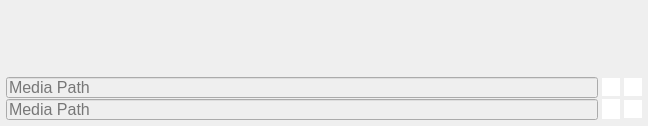
<?xml version="1.0" encoding="UTF-8"?>
<ui version="4.0">
 <class>source_widgets</class>
 <widget class="QFrame" name="source_widgets">
  <property name="geometry">
   <rect>
    <x>0</x>
    <y>0</y>
    <width>648</width>
    <height>126</height>
   </rect>
  </property>
  <property name="minimumSize">
   <size>
    <width>0</width>
    <height>126</height>
   </size>
  </property>
  <property name="windowTitle">
   <string>Frame</string>
  </property>
  <property name="styleSheet">
   <string notr="true"/>
  </property>
  <property name="frameShape">
   <enum>QFrame::NoFrame</enum>
  </property>
  <property name="frameShadow">
   <enum>QFrame::Plain</enum>
  </property>
  <layout class="QVBoxLayout" name="verticalLayout_2">
   <property name="spacing">
    <number>2</number>
   </property>
   <property name="leftMargin">
    <number>6</number>
   </property>
   <property name="topMargin">
    <number>6</number>
   </property>
   <property name="rightMargin">
    <number>6</number>
   </property>
   <property name="bottomMargin">
    <number>6</number>
   </property>
   <item>
    <layout class="QVBoxLayout" name="verticalLayout">
     <property name="spacing">
      <number>1</number>
     </property>
     <item>
      <widget class="QLabel" name="label_media_type">
       <property name="minimumSize">
        <size>
         <width>0</width>
         <height>15</height>
        </size>
       </property>
       <property name="font">
        <font>
         <family>Lucida Grande</family>
         <pointsize>11</pointsize>
        </font>
       </property>
       <property name="text">
        <string/>
       </property>
      </widget>
     </item>
     <item>
      <layout class="QHBoxLayout" name="horizontalLayout">
       <property name="spacing">
        <number>4</number>
       </property>
       <item>
        <widget class="QLineEdit" name="lineEdit_media_path">
         <property name="enabled">
          <bool>false</bool>
         </property>
         <property name="minimumSize">
          <size>
           <width>0</width>
           <height>21</height>
          </size>
         </property>
         <property name="font">
          <font>
           <family>Lucida Grande</family>
           <pointsize>12</pointsize>
           <italic>false</italic>
          </font>
         </property>
         <property name="placeholderText">
          <string>Media Path</string>
         </property>
        </widget>
       </item>
       <item>
        <widget class="m_hovered_pushbutton_round_close" name="pushButton_close">
         <property name="minimumSize">
          <size>
           <width>18</width>
           <height>18</height>
          </size>
         </property>
         <property name="maximumSize">
          <size>
           <width>18</width>
           <height>18</height>
          </size>
         </property>
         <property name="styleSheet">
          <string notr="true">
QPuhButton:flat{border: none;}
QPuhButton{background:transparent;}
QPushButton:checked{ background-color: white; border: none;  }
QPushButton:!checked{ background-color: white; border: none;  } 
QPushButton:clicked{ background-color: white;  border: none;}               
QPushButton:pressed { background-color: white; border: none; }




</string>
         </property>
         <property name="text">
          <string/>
         </property>
         <property name="iconSize">
          <size>
           <width>16</width>
           <height>16</height>
          </size>
         </property>
         <property name="default">
          <bool>false</bool>
         </property>
        </widget>
       </item>
       <item>
        <widget class="QPushButton" name="pushButton_repoint">
         <property name="minimumSize">
          <size>
           <width>18</width>
           <height>18</height>
          </size>
         </property>
         <property name="maximumSize">
          <size>
           <width>18</width>
           <height>18</height>
          </size>
         </property>
         <property name="styleSheet">
          <string notr="true">
QPuhButton:flat{border: none;}
QPuhButton{background:transparent;}
QPushButton:checked{ background-color: white; border: none;  }
QPushButton:!checked{ background-color: white; border: none;  } 
QPushButton:clicked{ background-color: white;  border: none;}               
QPushButton:pressed { background-color: white; border: none; }




</string>
         </property>
         <property name="text">
          <string/>
         </property>
         <property name="iconSize">
          <size>
           <width>16</width>
           <height>16</height>
          </size>
         </property>
        </widget>
       </item>
      </layout>
     </item>
     <item>
      <layout class="QHBoxLayout" name="horizontalLayout_2">
       <property name="spacing">
        <number>4</number>
       </property>
       <item>
        <widget class="QLineEdit" name="lineEdit_media_path_2">
         <property name="enabled">
          <bool>false</bool>
         </property>
         <property name="minimumSize">
          <size>
           <width>0</width>
           <height>21</height>
          </size>
         </property>
         <property name="font">
          <font>
           <family>Lucida Grande</family>
           <pointsize>12</pointsize>
           <italic>false</italic>
          </font>
         </property>
         <property name="placeholderText">
          <string>Media Path</string>
         </property>
        </widget>
       </item>
       <item>
        <widget class="m_hovered_pushButton" name="pushButton_close_2">
         <property name="minimumSize">
          <size>
           <width>18</width>
           <height>18</height>
          </size>
         </property>
         <property name="maximumSize">
          <size>
           <width>10</width>
           <height>20</height>
          </size>
         </property>
         <property name="styleSheet">
          <string notr="true">QPuhButton:flat{border: none; }
QPuhButton{background:transparent;}
QPushButton:checked{ background-color: white; border: none;  }
QPushButton:!checked{ background-color: white; border: none;  } 
QPushButton:clicked{ background-color: white;  border: none;}               
QPushButton:pressed { background-color: white; border: none; }
</string>
         </property>
         <property name="text">
          <string/>
         </property>
         <property name="iconSize">
          <size>
           <width>16</width>
           <height>16</height>
          </size>
         </property>
        </widget>
       </item>
       <item>
        <widget class="QPushButton" name="pushButton_repoint_2">
         <property name="minimumSize">
          <size>
           <width>18</width>
           <height>18</height>
          </size>
         </property>
         <property name="maximumSize">
          <size>
           <width>18</width>
           <height>18</height>
          </size>
         </property>
         <property name="styleSheet">
          <string notr="true">
QPuhButton:flat{border: none;}
QPuhButton{background:transparent;}
QPushButton:checked{ background-color: white; border: none;  }
QPushButton:!checked{ background-color: white; border: none;  } 
QPushButton:clicked{ background-color: white;  border: none;}               
QPushButton:pressed { background-color: white; border: none; }




</string>
         </property>
         <property name="text">
          <string/>
         </property>
         <property name="iconSize">
          <size>
           <width>16</width>
           <height>16</height>
          </size>
         </property>
        </widget>
       </item>
      </layout>
     </item>
    </layout>
   </item>
  </layout>
 </widget>
 <customwidgets>
  <customwidget>
   <class>m_hovered_pushButton</class>
   <extends>QPushButton</extends>
   <header location="global">ui_custom_classes/m_hovered_pushbutton.h</header>
  </customwidget>
  <customwidget>
   <class>m_hovered_pushbutton_round_close</class>
   <extends>QPushButton</extends>
   <header location="global">ui_custom_classes/m_hovered_pushbutton_round_close.h</header>
  </customwidget>
 </customwidgets>
 <resources/>
 <connections/>
</ui>
